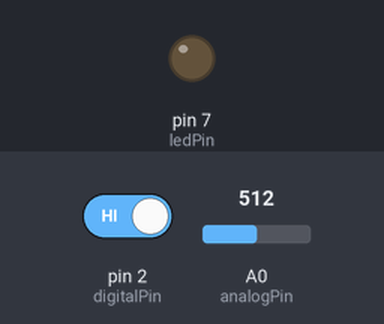
The sketch below on a simulated Arduino Uno, built with avr-gcc and run on an emulated ATmega328P. Shown: output pins drawn as LEDs (lit = HIGH). Inputs (shaded band) come from the test bench; at power-on: pin 2 (digitalPin) HIGH, A0 (analogPin) = 512. What the sketch prints to the serial monitor is not drawn.

Above: at 1.8 s.
1.9 s: pin 2 (digitalPin) driven LOW
At 3.2 s:
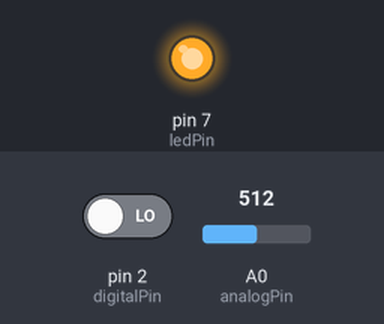
3.5 s: pin 2 (digitalPin) driven HIGH
At 4.8 s:
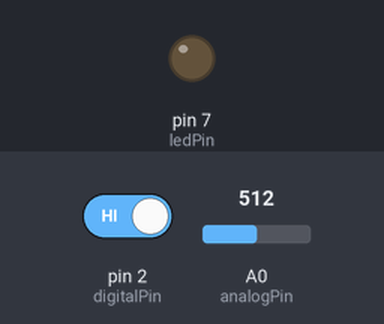
Timing chart, 0 to 6.5 s (numbered marks = the images above; inputs shaded):
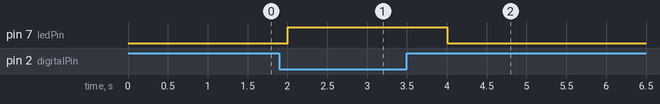

The sketch:

Rain_Drop_Detection.ino
```cpp
const int analogPin = A0;  // Analog output from raindrop sensor
const int digitalPin = 2;  // Digital output from raindrop sensor
const int ledPin = 7;     // LED (or buzzer) for rain alert

void setup() {
  Serial.begin(9600);
  pinMode(digitalPin, INPUT);
  pinMode(ledPin, OUTPUT);
}

void loop() {
  int rainAnalog = analogRead(analogPin);  // Read analog value (0-1023)
  int rainDigital = digitalRead(digitalPin); // Read digital value (0 or 1)

  Serial.print("Analog Value: ");
  Serial.print(rainAnalog);
  Serial.print(" | Digital Value: ");
  Serial.println(rainDigital);

  if (rainDigital == 0) { // When it rains (threshold reached)
    Serial.println("💧 Rain Detected! LED ON");
    digitalWrite(ledPin, HIGH);
  } else {
    Serial.println("☀️ No Rain. LED OFF");
    digitalWrite(ledPin, LOW);
  }

  delay(1000); // Wait 1 second before next reading
}
```

Measured:
- after the input at 1.9 s, pin 7 (ledPin): LOW → HIGH after 0.10 s
- after the input at 3.5 s, pin 7 (ledPin): HIGH → LOW after 0.51 s
